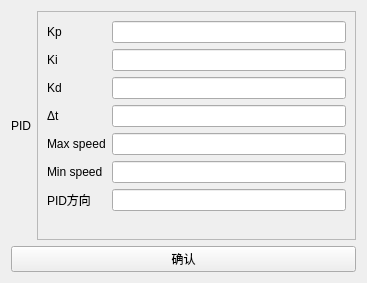
<?xml version="1.0" encoding="UTF-8"?>
<ui version="4.0">
 <class>PIDControl</class>
 <widget class="QWidget" name="PIDControl">
  <property name="geometry">
   <rect>
    <x>0</x>
    <y>0</y>
    <width>367</width>
    <height>283</height>
   </rect>
  </property>
  <property name="windowTitle">
   <string>Form</string>
  </property>
  <layout class="QGridLayout" name="gridLayout">
   <item row="0" column="0">
    <layout class="QGridLayout" name="gridLayout_12">
     <item row="0" column="0">
      <widget class="QLabel" name="label_26">
       <property name="text">
        <string>PID</string>
       </property>
      </widget>
     </item>
     <item row="0" column="1">
      <widget class="QFrame" name="frame_2">
       <property name="frameShape">
        <enum>QFrame::StyledPanel</enum>
       </property>
       <property name="frameShadow">
        <enum>QFrame::Raised</enum>
       </property>
       <layout class="QGridLayout" name="gridLayout_2">
        <item row="0" column="0">
         <layout class="QFormLayout" name="formLayout">
          <item row="0" column="0">
           <widget class="QLabel" name="label_27">
            <property name="text">
             <string>Kp</string>
            </property>
           </widget>
          </item>
          <item row="0" column="1">
           <widget class="QLineEdit" name="Kp"/>
          </item>
          <item row="1" column="0">
           <widget class="QLabel" name="label_28">
            <property name="text">
             <string>Ki</string>
            </property>
           </widget>
          </item>
          <item row="1" column="1">
           <widget class="QLineEdit" name="Ki"/>
          </item>
          <item row="2" column="0">
           <widget class="QLabel" name="label_29">
            <property name="text">
             <string>Kd</string>
            </property>
           </widget>
          </item>
          <item row="2" column="1">
           <widget class="QLineEdit" name="Kd"/>
          </item>
          <item row="3" column="0">
           <widget class="QLabel" name="label_42">
            <property name="text">
             <string>Δt</string>
            </property>
           </widget>
          </item>
          <item row="3" column="1">
           <widget class="QLineEdit" name="delta_t"/>
          </item>
          <item row="4" column="0">
           <widget class="QLabel" name="label_43">
            <property name="text">
             <string>Max speed</string>
            </property>
           </widget>
          </item>
          <item row="4" column="1">
           <widget class="QLineEdit" name="max_output"/>
          </item>
          <item row="5" column="0">
           <widget class="QLabel" name="label_44">
            <property name="text">
             <string>Min speed</string>
            </property>
           </widget>
          </item>
          <item row="5" column="1">
           <widget class="QLineEdit" name="min_output"/>
          </item>
          <item row="6" column="0">
           <widget class="QLabel" name="label_45">
            <property name="text">
             <string>PID方向</string>
            </property>
           </widget>
          </item>
          <item row="6" column="1">
           <widget class="QLineEdit" name="pidDir"/>
          </item>
         </layout>
        </item>
       </layout>
      </widget>
     </item>
    </layout>
   </item>
   <item row="1" column="0">
    <widget class="QPushButton" name="pushButton">
     <property name="text">
      <string>确认</string>
     </property>
    </widget>
   </item>
  </layout>
 </widget>
 <resources/>
 <connections/>
</ui>
